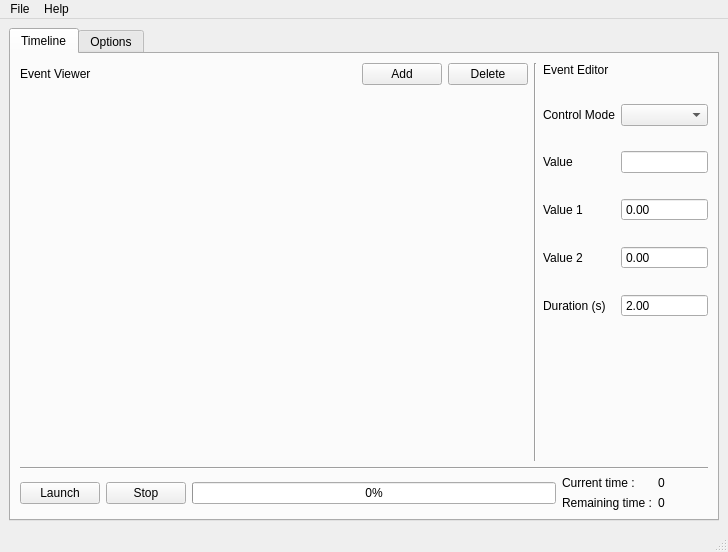
<?xml version="1.0" encoding="UTF-8"?>
<ui version="4.0">
 <class>MainWindow</class>
 <widget class="QMainWindow" name="MainWindow">
  <property name="geometry">
   <rect>
    <x>0</x>
    <y>0</y>
    <width>728</width>
    <height>552</height>
   </rect>
  </property>
  <property name="windowTitle">
   <string>MainWindow</string>
  </property>
  <property name="windowIcon">
   <iconset>
    <normaloff>resources/icon.ico</normaloff>resources/icon.ico</iconset>
  </property>
  <widget class="QWidget" name="central_widget">
   <layout class="QVBoxLayout" name="verticalLayout">
    <item>
     <widget class="QTabWidget" name="main_tab">
      <property name="currentIndex">
       <number>0</number>
      </property>
      <widget class="QWidget" name="timeline_tab">
       <attribute name="title">
        <string>Timeline</string>
       </attribute>
       <layout class="QVBoxLayout" name="verticalLayout_6">
        <item>
         <layout class="QHBoxLayout" name="horizontalLayout_4" stretch="1,0,0">
          <item>
           <layout class="QVBoxLayout" name="verticalLayout_4">
            <item>
             <layout class="QHBoxLayout" name="horizontalLayout_3">
              <item>
               <widget class="QLabel" name="event_viewer_label">
                <property name="text">
                 <string>Event Viewer</string>
                </property>
               </widget>
              </item>
              <item>
               <spacer name="horizontalSpacer_2">
                <property name="orientation">
                 <enum>Qt::Horizontal</enum>
                </property>
                <property name="sizeHint" stdset="0">
                 <size>
                  <width>40</width>
                  <height>20</height>
                 </size>
                </property>
               </spacer>
              </item>
              <item>
               <widget class="QPushButton" name="add_button">
                <property name="text">
                 <string>Add</string>
                </property>
               </widget>
              </item>
              <item>
               <widget class="QPushButton" name="delete_button">
                <property name="text">
                 <string>Delete</string>
                </property>
               </widget>
              </item>
             </layout>
            </item>
            <item>
             <widget class="EventWidgetScrollArea" name="scroll_area" native="true">
              <property name="sizePolicy">
               <sizepolicy hsizetype="Preferred" vsizetype="Expanding">
                <horstretch>0</horstretch>
                <verstretch>0</verstretch>
               </sizepolicy>
              </property>
             </widget>
            </item>
           </layout>
          </item>
          <item>
           <widget class="Line" name="vertical_line">
            <property name="orientation">
             <enum>Qt::Vertical</enum>
            </property>
           </widget>
          </item>
          <item>
           <layout class="QVBoxLayout" name="verticalLayout_5">
            <item>
             <widget class="QLabel" name="event_editor_label">
              <property name="text">
               <string>Event Editor</string>
              </property>
             </widget>
            </item>
            <item>
             <widget class="QWidget" name="spacer_widget" native="true">
              <property name="sizePolicy">
               <sizepolicy hsizetype="Preferred" vsizetype="Minimum">
                <horstretch>0</horstretch>
                <verstretch>0</verstretch>
               </sizepolicy>
              </property>
              <property name="minimumSize">
               <size>
                <width>165</width>
                <height>15</height>
               </size>
              </property>
             </widget>
            </item>
            <item>
             <layout class="QFormLayout" name="form_layout">
              <property name="verticalSpacing">
               <number>25</number>
              </property>
              <item row="0" column="0">
               <widget class="QLabel" name="control_mode_label">
                <property name="text">
                 <string>Control Mode</string>
                </property>
               </widget>
              </item>
              <item row="0" column="1">
               <widget class="QComboBox" name="control_mode_box">
                <property name="sizePolicy">
                 <sizepolicy hsizetype="Preferred" vsizetype="Fixed">
                  <horstretch>0</horstretch>
                  <verstretch>0</verstretch>
                 </sizepolicy>
                </property>
                <property name="maximumSize">
                 <size>
                  <width>100</width>
                  <height>16777215</height>
                 </size>
                </property>
               </widget>
              </item>
              <item row="1" column="0">
               <widget class="QLabel" name="value_label">
                <property name="text">
                 <string>Value</string>
                </property>
               </widget>
              </item>
              <item row="2" column="0">
               <widget class="QLabel" name="value1_label">
                <property name="text">
                 <string>Value 1</string>
                </property>
               </widget>
              </item>
              <item row="2" column="1">
               <widget class="QDoubleSpinBox" name="value1_edit">
                <property name="sizePolicy">
                 <sizepolicy hsizetype="Preferred" vsizetype="Fixed">
                  <horstretch>0</horstretch>
                  <verstretch>0</verstretch>
                 </sizepolicy>
                </property>
                <property name="frame">
                 <bool>true</bool>
                </property>
                <property name="buttonSymbols">
                 <enum>QAbstractSpinBox::NoButtons</enum>
                </property>
                <property name="keyboardTracking">
                 <bool>true</bool>
                </property>
               </widget>
              </item>
              <item row="3" column="0">
               <widget class="QLabel" name="value2_label">
                <property name="text">
                 <string>Value 2</string>
                </property>
               </widget>
              </item>
              <item row="3" column="1">
               <widget class="QDoubleSpinBox" name="value2_edit">
                <property name="sizePolicy">
                 <sizepolicy hsizetype="Preferred" vsizetype="Fixed">
                  <horstretch>0</horstretch>
                  <verstretch>0</verstretch>
                 </sizepolicy>
                </property>
                <property name="frame">
                 <bool>true</bool>
                </property>
                <property name="buttonSymbols">
                 <enum>QAbstractSpinBox::NoButtons</enum>
                </property>
                <property name="keyboardTracking">
                 <bool>true</bool>
                </property>
               </widget>
              </item>
              <item row="4" column="0">
               <widget class="QLabel" name="duration_label">
                <property name="text">
                 <string>Duration (s)</string>
                </property>
               </widget>
              </item>
              <item row="4" column="1">
               <widget class="QDoubleSpinBox" name="duration_edit">
                <property name="sizePolicy">
                 <sizepolicy hsizetype="Preferred" vsizetype="Fixed">
                  <horstretch>0</horstretch>
                  <verstretch>0</verstretch>
                 </sizepolicy>
                </property>
                <property name="frame">
                 <bool>true</bool>
                </property>
                <property name="buttonSymbols">
                 <enum>QAbstractSpinBox::NoButtons</enum>
                </property>
                <property name="keyboardTracking">
                 <bool>true</bool>
                </property>
                <property name="minimum">
                 <double>0.100000000000000</double>
                </property>
                <property name="value">
                 <double>2.000000000000000</double>
                </property>
               </widget>
              </item>
              <item row="1" column="1">
               <widget class="QLineEdit" name="value_edit">
                <property name="sizePolicy">
                 <sizepolicy hsizetype="Ignored" vsizetype="Fixed">
                  <horstretch>0</horstretch>
                  <verstretch>0</verstretch>
                 </sizepolicy>
                </property>
               </widget>
              </item>
             </layout>
            </item>
            <item>
             <spacer name="verticalSpacer_2">
              <property name="orientation">
               <enum>Qt::Vertical</enum>
              </property>
              <property name="sizeHint" stdset="0">
               <size>
                <width>20</width>
                <height>40</height>
               </size>
              </property>
             </spacer>
            </item>
           </layout>
          </item>
         </layout>
        </item>
        <item>
         <widget class="Line" name="horizontal_line">
          <property name="orientation">
           <enum>Qt::Horizontal</enum>
          </property>
         </widget>
        </item>
        <item>
         <layout class="QHBoxLayout" name="horizontalLayout_2">
          <item>
           <widget class="QPushButton" name="launch_button">
            <property name="text">
             <string>Launch</string>
            </property>
           </widget>
          </item>
          <item>
           <widget class="QPushButton" name="stop_button">
            <property name="text">
             <string>Stop</string>
            </property>
           </widget>
          </item>
          <item>
           <widget class="QProgressBar" name="progress_bar">
            <property name="value">
             <number>0</number>
            </property>
            <property name="textVisible">
             <bool>true</bool>
            </property>
           </widget>
          </item>
          <item>
           <layout class="QGridLayout" name="gridLayout_2">
            <item row="0" column="0">
             <widget class="QLabel" name="current_time_label">
              <property name="sizePolicy">
               <sizepolicy hsizetype="Preferred" vsizetype="Fixed">
                <horstretch>0</horstretch>
                <verstretch>0</verstretch>
               </sizepolicy>
              </property>
              <property name="text">
               <string>Current time :</string>
              </property>
             </widget>
            </item>
            <item row="0" column="1">
             <widget class="QLabel" name="current_time_value_label">
              <property name="sizePolicy">
               <sizepolicy hsizetype="Fixed" vsizetype="Fixed">
                <horstretch>0</horstretch>
                <verstretch>0</verstretch>
               </sizepolicy>
              </property>
              <property name="minimumSize">
               <size>
                <width>50</width>
                <height>0</height>
               </size>
              </property>
              <property name="text">
               <string>0</string>
              </property>
             </widget>
            </item>
            <item row="1" column="0">
             <widget class="QLabel" name="remaining_time_label">
              <property name="text">
               <string>Remaining time :</string>
              </property>
             </widget>
            </item>
            <item row="1" column="1">
             <widget class="QLabel" name="remaining_time_value_label">
              <property name="sizePolicy">
               <sizepolicy hsizetype="Preferred" vsizetype="Preferred">
                <horstretch>0</horstretch>
                <verstretch>0</verstretch>
               </sizepolicy>
              </property>
              <property name="minimumSize">
               <size>
                <width>50</width>
                <height>0</height>
               </size>
              </property>
              <property name="text">
               <string>0</string>
              </property>
             </widget>
            </item>
           </layout>
          </item>
         </layout>
        </item>
       </layout>
      </widget>
      <widget class="QWidget" name="option_tab">
       <attribute name="title">
        <string>Options</string>
       </attribute>
       <layout class="QVBoxLayout" name="verticalLayout_3">
        <item>
         <widget class="QGroupBox" name="server_option_box">
          <property name="title">
           <string>OSC Server Options</string>
          </property>
          <layout class="QVBoxLayout" name="verticalLayout_2">
           <item>
            <layout class="QHBoxLayout" name="horizontalLayout">
             <item>
              <widget class="QLabel" name="ip_label">
               <property name="text">
                <string>IP :</string>
               </property>
              </widget>
             </item>
             <item>
              <widget class="IPLineEdit" name="ip_edit">
               <property name="sizePolicy">
                <sizepolicy hsizetype="Expanding" vsizetype="Fixed">
                 <horstretch>0</horstretch>
                 <verstretch>0</verstretch>
                </sizepolicy>
               </property>
              </widget>
             </item>
             <item>
              <widget class="QLabel" name="port_label">
               <property name="text">
                <string>Port :</string>
               </property>
              </widget>
             </item>
             <item>
              <widget class="QSpinBox" name="port_edit">
               <property name="sizePolicy">
                <sizepolicy hsizetype="Expanding" vsizetype="Fixed">
                 <horstretch>0</horstretch>
                 <verstretch>0</verstretch>
                </sizepolicy>
               </property>
               <property name="maximum">
                <number>65535</number>
               </property>
              </widget>
             </item>
             <item>
              <spacer name="horizontalSpacer">
               <property name="orientation">
                <enum>Qt::Horizontal</enum>
               </property>
               <property name="sizeHint" stdset="0">
                <size>
                 <width>40</width>
                 <height>20</height>
                </size>
               </property>
              </spacer>
             </item>
            </layout>
           </item>
          </layout>
         </widget>
        </item>
        <item>
         <spacer name="verticalSpacer">
          <property name="orientation">
           <enum>Qt::Vertical</enum>
          </property>
          <property name="sizeHint" stdset="0">
           <size>
            <width>20</width>
            <height>258</height>
           </size>
          </property>
         </spacer>
        </item>
       </layout>
      </widget>
     </widget>
    </item>
   </layout>
  </widget>
  <widget class="QMenuBar" name="menu_bar">
   <property name="geometry">
    <rect>
     <x>0</x>
     <y>0</y>
     <width>728</width>
     <height>22</height>
    </rect>
   </property>
   <widget class="QMenu" name="menu_file">
    <property name="title">
     <string>File</string>
    </property>
    <addaction name="action_new"/>
    <addaction name="separator"/>
    <addaction name="action_load"/>
    <addaction name="action_save"/>
   </widget>
   <widget class="QMenu" name="menu_help">
    <property name="title">
     <string>Help</string>
    </property>
    <addaction name="action_about"/>
   </widget>
   <addaction name="menu_file"/>
   <addaction name="menu_help"/>
  </widget>
  <widget class="QStatusBar" name="status_bar"/>
  <action name="action_load">
   <property name="text">
    <string>Load</string>
   </property>
  </action>
  <action name="action_save">
   <property name="text">
    <string>Save</string>
   </property>
   <property name="shortcut">
    <string>Ctrl+S</string>
   </property>
  </action>
  <action name="action_about">
   <property name="text">
    <string>About</string>
   </property>
  </action>
  <action name="action_new">
   <property name="text">
    <string>New</string>
   </property>
  </action>
 </widget>
 <customwidgets>
  <customwidget>
   <class>IPLineEdit</class>
   <extends>QLineEdit</extends>
   <header>ui.IPLineEdit</header>
  </customwidget>
  <customwidget>
   <class>EventWidgetScrollArea</class>
   <extends>QWidget</extends>
   <header>ui.EventWidgetScrollArea</header>
   <container>1</container>
  </customwidget>
 </customwidgets>
 <resources/>
 <connections/>
</ui>
